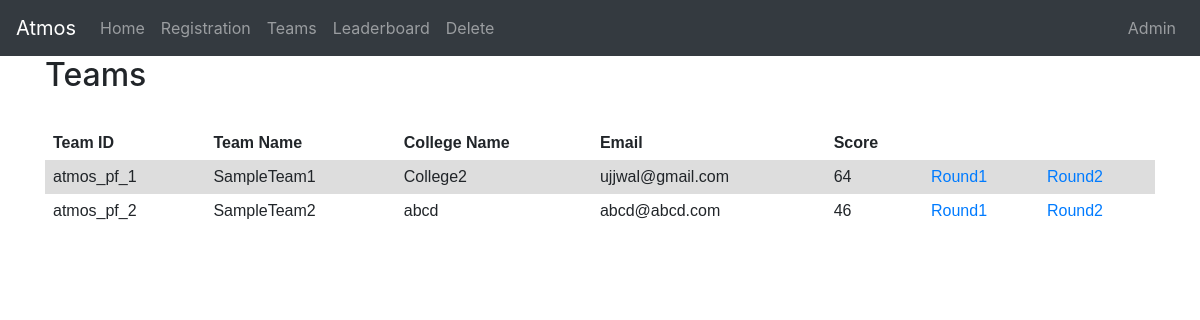
Page /teams/ on the earlier database version.
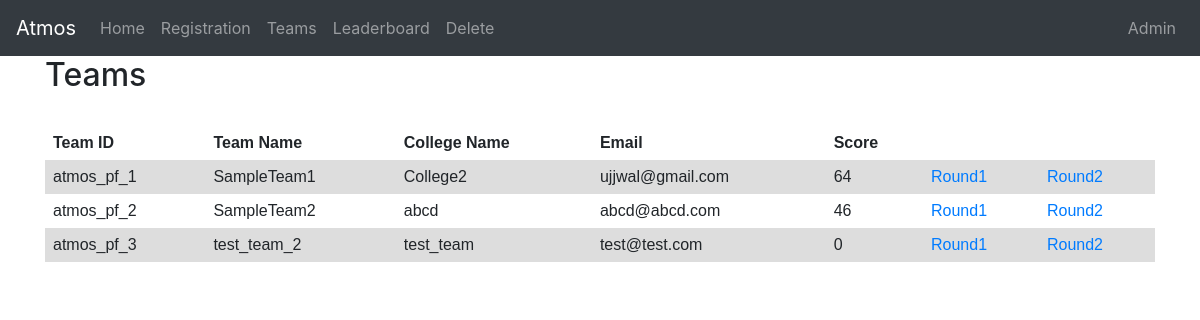
Same page on the later database version.
### portal/models.py (models this page shows, shortened)
class Team(models.Model):
    final_score = models.IntegerField(default=0)
    gate_set = models.IntegerField(default=-1)
    score1 = models.IntegerField(default=0)
    score2 = models.IntegerField(default=0)
    score3 = models.IntegerField(default=0)
    round1_done = models.BooleanField(default=False)
    round2_done = models.BooleanField(default=False)
    team_name = models.CharField(max_length=100, unique=True)
    college_name = models.CharField(max_length=100)
    email = models.EmailField()

### portal/views.py (the view)
# urls.py: path('teams/', views.teams, name='teams'),
def teams(request):
    teams = Team.objects.all()
    return render(
        request,
        'teams.html',
        context={'teams': teams}
    )

### portal/templates/teams.html (shortened to what this page needs)
{% extends "base.html" %}
{% block content %}
<div class="container">
<h2>Teams</h2>
<br>
<table>
	<tr>
		<th><b>Team ID</b></th>
		<th>Team Name</th>
		<th>College Name</th>
		<th>Email</th>
		<th>Score</th>
        <th></th>
        <th></th>
	</tr>
{% for team in teams %}
	<tr>
		<td>atmos_pf_{{team.pk}}</td>
		<td>{{team.team_name}}</td>
		<td>{{team.college_name}}</td>
		<td>{{team.email}}</td>
		<td>{{team.final_score}}</td>
        <td><a href="/round1/{{team.team_name}}/">Round1</a></td>
        <td><a href="/round2/{{team.team_name}}/">Round2</a></td>
	</tr>
{% endfor %}
</table>
</div>
{% endblock %}

### portal/templates/base.html (shortened to what this page needs)
  <link rel="stylesheet" href="https://maxcdn.bootstrapcdn.com/bootstrap/4.1.3/css/bootstrap.min.css">
<nav class="navbar navbar-expand-md bg-dark navbar-dark">
  <a class="navbar-brand" href="#">Atmos</a>
  <div class="collapse navbar-collapse" id="collapsibleNavbar">
    <ul class="navbar-nav">
      <li class="nav-item">
        <a class="nav-link" href="/">Home</a>
      </li>
      <li class="nav-item">
        <a class="nav-link" href="/registration">Registration</a>
      </li>
      <li class="nav-item">
        <a class="nav-link" href="/teams">Teams</a>
      </li>
      <li class="nav-item">
        <a class="nav-link" href="/leaderboard">Leaderboard</a>
      </li>
      <li class="nav-item">
        <a class="nav-link" href="/delete">Delete</a>
      </li>
    </ul>
    <ul class="navbar-nav ml-auto">
      <li class="nav-item">
        <a class="nav-link" href="/admin"> Admin</a>
      </li>
    </ul>
  </div>
</nav>
   {% block content %}{% endblock %}
</body>
</html>

### portal/templates/teams.html (style rules this page uses)
table { font-family: arial, sans-serif; font-weight: 100; border-collapse: collapse; width: 100%; }
td { border: 1px ; text-align: left; padding: 8px; font-style: normal; font-weight: 100; }
th { border: 1px ; text-align: left; padding: 8px; font-style: normal; }
tr:nth-child(even) { background-color: #dddddd; font-weight: 100; }

Differences in the rows shown:
added Team: pk "3", team_name "test_team_2", college_name "test_team", email "test@test.com", final_score "0"
